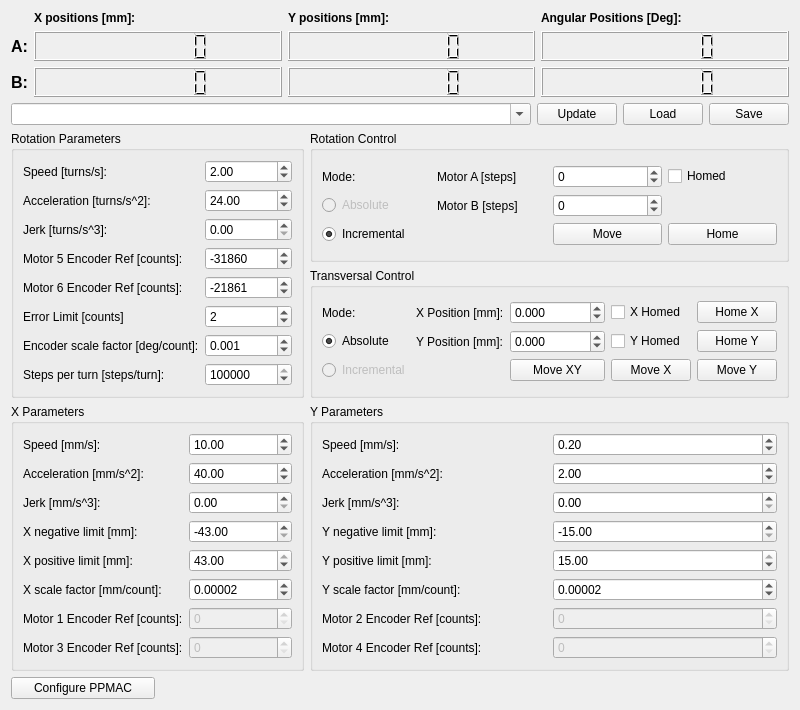
<?xml version="1.0" encoding="UTF-8"?>
<ui version="4.0">
 <class>wg_ppmac</class>
 <widget class="QWidget" name="wg_ppmac">
  <property name="geometry">
   <rect>
    <x>0</x>
    <y>0</y>
    <width>800</width>
    <height>651</height>
   </rect>
  </property>
  <property name="windowTitle">
   <string>Form</string>
  </property>
  <layout class="QGridLayout" name="gridLayout_8">
   <item row="1" column="0" colspan="3">
    <layout class="QHBoxLayout" name="horizontalLayout_4" stretch="0,0,0,0">
     <item>
      <widget class="QComboBox" name="cmb_cfg_name">
       <property name="sizePolicy">
        <sizepolicy hsizetype="Preferred" vsizetype="Maximum">
         <horstretch>0</horstretch>
         <verstretch>0</verstretch>
        </sizepolicy>
       </property>
       <property name="editable">
        <bool>true</bool>
       </property>
      </widget>
     </item>
     <item>
      <widget class="QPushButton" name="pbt_update_cfg">
       <property name="sizePolicy">
        <sizepolicy hsizetype="Maximum" vsizetype="Fixed">
         <horstretch>0</horstretch>
         <verstretch>0</verstretch>
        </sizepolicy>
       </property>
       <property name="text">
        <string>Update</string>
       </property>
      </widget>
     </item>
     <item>
      <widget class="QPushButton" name="pbt_load_cfg">
       <property name="sizePolicy">
        <sizepolicy hsizetype="Maximum" vsizetype="Maximum">
         <horstretch>0</horstretch>
         <verstretch>0</verstretch>
        </sizepolicy>
       </property>
       <property name="text">
        <string>Load</string>
       </property>
      </widget>
     </item>
     <item>
      <widget class="QPushButton" name="pbt_save_cfg">
       <property name="sizePolicy">
        <sizepolicy hsizetype="Maximum" vsizetype="Fixed">
         <horstretch>0</horstretch>
         <verstretch>0</verstretch>
        </sizepolicy>
       </property>
       <property name="text">
        <string>Save</string>
       </property>
      </widget>
     </item>
    </layout>
   </item>
   <item row="2" column="0" colspan="2">
    <widget class="QGroupBox" name="groupBox_2">
     <property name="title">
      <string>Rotation Parameters</string>
     </property>
     <layout class="QGridLayout" name="gridLayout_4">
      <item row="0" column="0">
       <layout class="QGridLayout" name="gridLayout">
        <item row="5" column="0">
         <widget class="QLabel" name="label_10">
          <property name="text">
           <string>Error Limit [counts]</string>
          </property>
         </widget>
        </item>
        <item row="2" column="1">
         <widget class="QDoubleSpinBox" name="dsb_jerk">
          <property name="maximum">
           <double>9999.000000000000000</double>
          </property>
         </widget>
        </item>
        <item row="5" column="1">
         <widget class="QSpinBox" name="sb_rot_max_err">
          <property name="value">
           <number>2</number>
          </property>
         </widget>
        </item>
        <item row="6" column="0">
         <widget class="QLabel" name="label_32">
          <property name="text">
           <string>Encoder scale factor [deg/count]:</string>
          </property>
         </widget>
        </item>
        <item row="2" column="0">
         <widget class="QLabel" name="label_3">
          <property name="text">
           <string>Jerk [turns/s^3]:</string>
          </property>
         </widget>
        </item>
        <item row="1" column="0">
         <widget class="QLabel" name="label_2">
          <property name="text">
           <string>Acceleration [turns/s^2]:</string>
          </property>
         </widget>
        </item>
        <item row="0" column="1">
         <widget class="QDoubleSpinBox" name="dsb_speed">
          <property name="maximum">
           <double>2.300000000000000</double>
          </property>
          <property name="singleStep">
           <double>0.100000000000000</double>
          </property>
          <property name="value">
           <double>2.000000000000000</double>
          </property>
         </widget>
        </item>
        <item row="4" column="1">
         <widget class="QSpinBox" name="sb_home_offset6">
          <property name="minimum">
           <number>-360000</number>
          </property>
          <property name="maximum">
           <number>360000</number>
          </property>
          <property name="value">
           <number>-21861</number>
          </property>
         </widget>
        </item>
        <item row="6" column="1">
         <widget class="QDoubleSpinBox" name="dsb_rot_sf">
          <property name="decimals">
           <number>3</number>
          </property>
          <property name="value">
           <double>0.001000000000000</double>
          </property>
         </widget>
        </item>
        <item row="0" column="0">
         <widget class="QLabel" name="label">
          <property name="text">
           <string>Speed [turns/s]:</string>
          </property>
         </widget>
        </item>
        <item row="3" column="0">
         <widget class="QLabel" name="label_5">
          <property name="text">
           <string>Motor 5 Encoder Ref [counts]:</string>
          </property>
         </widget>
        </item>
        <item row="4" column="0">
         <widget class="QLabel" name="label_7">
          <property name="text">
           <string>Motor 6 Encoder Ref [counts]:</string>
          </property>
         </widget>
        </item>
        <item row="3" column="1">
         <widget class="QSpinBox" name="sb_home_offset5">
          <property name="minimum">
           <number>-360000</number>
          </property>
          <property name="maximum">
           <number>360000</number>
          </property>
          <property name="value">
           <number>-31860</number>
          </property>
         </widget>
        </item>
        <item row="1" column="1">
         <widget class="QDoubleSpinBox" name="dsb_accel">
          <property name="value">
           <double>24.000000000000000</double>
          </property>
         </widget>
        </item>
        <item row="7" column="0">
         <widget class="QLabel" name="label_33">
          <property name="text">
           <string>Steps per turn [steps/turn]:</string>
          </property>
         </widget>
        </item>
        <item row="7" column="1">
         <widget class="QSpinBox" name="sb_steps_per_turn">
          <property name="maximum">
           <number>512000</number>
          </property>
          <property name="value">
           <number>102400</number>
          </property>
         </widget>
        </item>
       </layout>
      </item>
     </layout>
    </widget>
   </item>
   <item row="2" column="2">
    <layout class="QVBoxLayout" name="verticalLayout">
     <item>
      <widget class="QGroupBox" name="groupBox">
       <property name="title">
        <string>Rotation Control</string>
       </property>
       <layout class="QGridLayout" name="gridLayout_7">
        <item row="0" column="0">
         <layout class="QGridLayout" name="gridLayout_6">
          <item row="0" column="1">
           <widget class="QLabel" name="label_11">
            <property name="text">
             <string>Motor A [steps]</string>
            </property>
           </widget>
          </item>
          <item row="2" column="0">
           <widget class="QRadioButton" name="rdb_inc">
            <property name="text">
             <string>Incremental</string>
            </property>
            <property name="checked">
             <bool>true</bool>
            </property>
           </widget>
          </item>
          <item row="1" column="2">
           <widget class="QSpinBox" name="sb_steps6">
            <property name="minimum">
             <number>-200000</number>
            </property>
            <property name="maximum">
             <number>200000</number>
            </property>
           </widget>
          </item>
          <item row="1" column="0">
           <widget class="QRadioButton" name="rdb_abs">
            <property name="enabled">
             <bool>false</bool>
            </property>
            <property name="text">
             <string>Absolute</string>
            </property>
           </widget>
          </item>
          <item row="1" column="1">
           <widget class="QLabel" name="label_12">
            <property name="text">
             <string>Motor B [steps]</string>
            </property>
           </widget>
          </item>
          <item row="0" column="3">
           <widget class="QCheckBox" name="chb_homed">
            <property name="text">
             <string>Homed</string>
            </property>
            <property name="checkable">
             <bool>true</bool>
            </property>
            <property name="tristate">
             <bool>false</bool>
            </property>
           </widget>
          </item>
          <item row="2" column="3">
           <widget class="QPushButton" name="pbt_home">
            <property name="text">
             <string>Home</string>
            </property>
           </widget>
          </item>
          <item row="2" column="2">
           <widget class="QPushButton" name="pbt_move">
            <property name="text">
             <string>Move</string>
            </property>
           </widget>
          </item>
          <item row="0" column="2">
           <widget class="QSpinBox" name="sb_steps5">
            <property name="minimum">
             <number>-200000</number>
            </property>
            <property name="maximum">
             <number>200000</number>
            </property>
           </widget>
          </item>
          <item row="0" column="0">
           <widget class="QLabel" name="label_9">
            <property name="text">
             <string>Mode:</string>
            </property>
           </widget>
          </item>
         </layout>
        </item>
       </layout>
      </widget>
     </item>
     <item>
      <widget class="QGroupBox" name="groupBox_3">
       <property name="title">
        <string>Transversal Control</string>
       </property>
       <layout class="QGridLayout" name="gridLayout_5">
        <item row="0" column="0">
         <layout class="QGridLayout" name="gridLayout_3">
          <item row="1" column="3">
           <widget class="QCheckBox" name="chb_homed_y">
            <property name="text">
             <string>Y Homed</string>
            </property>
            <property name="checkable">
             <bool>true</bool>
            </property>
            <property name="tristate">
             <bool>false</bool>
            </property>
           </widget>
          </item>
          <item row="1" column="2">
           <widget class="QDoubleSpinBox" name="dsb_pos_y">
            <property name="decimals">
             <number>3</number>
            </property>
            <property name="minimum">
             <double>-999999.000000000000000</double>
            </property>
            <property name="maximum">
             <double>999999.000000000000000</double>
            </property>
           </widget>
          </item>
          <item row="0" column="1">
           <widget class="QLabel" name="label_4">
            <property name="text">
             <string>X Position [mm]:</string>
            </property>
           </widget>
          </item>
          <item row="2" column="2">
           <widget class="QPushButton" name="pbt_move_xy">
            <property name="text">
             <string>Move XY</string>
            </property>
           </widget>
          </item>
          <item row="0" column="3">
           <widget class="QCheckBox" name="chb_homed_x">
            <property name="text">
             <string>X Homed</string>
            </property>
            <property name="checkable">
             <bool>true</bool>
            </property>
            <property name="tristate">
             <bool>false</bool>
            </property>
           </widget>
          </item>
          <item row="1" column="1">
           <widget class="QLabel" name="label_6">
            <property name="text">
             <string>Y Position [mm]:</string>
            </property>
           </widget>
          </item>
          <item row="0" column="2">
           <widget class="QDoubleSpinBox" name="dsb_pos_x">
            <property name="decimals">
             <number>3</number>
            </property>
            <property name="minimum">
             <double>-999999.000000000000000</double>
            </property>
            <property name="maximum">
             <double>999999.000000000000000</double>
            </property>
           </widget>
          </item>
          <item row="0" column="0">
           <widget class="QLabel" name="label_8">
            <property name="text">
             <string>Mode:</string>
            </property>
           </widget>
          </item>
          <item row="1" column="0">
           <widget class="QRadioButton" name="rdb_abs_xy">
            <property name="text">
             <string>Absolute</string>
            </property>
            <property name="checked">
             <bool>true</bool>
            </property>
           </widget>
          </item>
          <item row="2" column="0">
           <widget class="QRadioButton" name="rdb_inc_xy">
            <property name="enabled">
             <bool>false</bool>
            </property>
            <property name="text">
             <string>Incremental</string>
            </property>
           </widget>
          </item>
          <item row="0" column="4">
           <widget class="QPushButton" name="pbt_home_x">
            <property name="text">
             <string>Home X</string>
            </property>
           </widget>
          </item>
          <item row="1" column="4">
           <widget class="QPushButton" name="pbt_home_y">
            <property name="text">
             <string>Home Y</string>
            </property>
           </widget>
          </item>
          <item row="2" column="3">
           <widget class="QPushButton" name="pbt_move_x">
            <property name="text">
             <string>Move X</string>
            </property>
           </widget>
          </item>
          <item row="2" column="4">
           <widget class="QPushButton" name="pbt_move_y">
            <property name="text">
             <string>Move Y</string>
            </property>
           </widget>
          </item>
         </layout>
        </item>
       </layout>
      </widget>
     </item>
    </layout>
   </item>
   <item row="3" column="0" colspan="2">
    <widget class="QGroupBox" name="groupBox_4">
     <property name="title">
      <string>X Parameters</string>
     </property>
     <layout class="QGridLayout" name="gridLayout_10">
      <item row="0" column="0">
       <layout class="QGridLayout" name="gridLayout_9">
        <item row="4" column="1">
         <widget class="QDoubleSpinBox" name="dsb_max_x">
          <property name="minimum">
           <double>-43.000000000000000</double>
          </property>
          <property name="maximum">
           <double>43.000000000000000</double>
          </property>
          <property name="value">
           <double>43.000000000000000</double>
          </property>
         </widget>
        </item>
        <item row="7" column="1">
         <widget class="QSpinBox" name="sb_home_offset3">
          <property name="enabled">
           <bool>false</bool>
          </property>
          <property name="maximum">
           <number>360000</number>
          </property>
         </widget>
        </item>
        <item row="1" column="0">
         <widget class="QLabel" name="label_18">
          <property name="text">
           <string>Acceleration [mm/s^2]:</string>
          </property>
         </widget>
        </item>
        <item row="1" column="1">
         <widget class="QDoubleSpinBox" name="dsb_accel_x">
          <property name="value">
           <double>40.000000000000000</double>
          </property>
         </widget>
        </item>
        <item row="0" column="0">
         <widget class="QLabel" name="label_20">
          <property name="text">
           <string>Speed [mm/s]:</string>
          </property>
         </widget>
        </item>
        <item row="4" column="0">
         <widget class="QLabel" name="label_26">
          <property name="text">
           <string>X positive limit [mm]:</string>
          </property>
         </widget>
        </item>
        <item row="3" column="1">
         <widget class="QDoubleSpinBox" name="dsb_min_x">
          <property name="minimum">
           <double>-43.000000000000000</double>
          </property>
          <property name="maximum">
           <double>43.000000000000000</double>
          </property>
          <property name="value">
           <double>-43.000000000000000</double>
          </property>
         </widget>
        </item>
        <item row="6" column="1">
         <widget class="QSpinBox" name="sb_home_offset1">
          <property name="enabled">
           <bool>false</bool>
          </property>
          <property name="maximum">
           <number>360000</number>
          </property>
         </widget>
        </item>
        <item row="2" column="1">
         <widget class="QDoubleSpinBox" name="dsb_jerk_x"/>
        </item>
        <item row="3" column="0">
         <widget class="QLabel" name="label_27">
          <property name="text">
           <string>X negative limit [mm]:</string>
          </property>
         </widget>
        </item>
        <item row="6" column="0">
         <widget class="QLabel" name="label_19">
          <property name="text">
           <string>Motor 1 Encoder Ref [counts]:</string>
          </property>
         </widget>
        </item>
        <item row="2" column="0">
         <widget class="QLabel" name="label_16">
          <property name="text">
           <string>Jerk [mm/s^3]:</string>
          </property>
         </widget>
        </item>
        <item row="0" column="1">
         <widget class="QDoubleSpinBox" name="dsb_speed_x">
          <property name="maximum">
           <double>100.000000000000000</double>
          </property>
          <property name="singleStep">
           <double>0.100000000000000</double>
          </property>
          <property name="value">
           <double>10.000000000000000</double>
          </property>
         </widget>
        </item>
        <item row="7" column="0">
         <widget class="QLabel" name="label_17">
          <property name="text">
           <string>Motor 3 Encoder Ref [counts]:</string>
          </property>
         </widget>
        </item>
        <item row="5" column="1">
         <widget class="QDoubleSpinBox" name="dsb_x_sf">
          <property name="decimals">
           <number>5</number>
          </property>
          <property name="value">
           <double>0.000020000000000</double>
          </property>
         </widget>
        </item>
        <item row="5" column="0">
         <widget class="QLabel" name="label_30">
          <property name="text">
           <string>X scale factor [mm/count]:</string>
          </property>
         </widget>
        </item>
       </layout>
      </item>
     </layout>
    </widget>
   </item>
   <item row="3" column="2">
    <widget class="QGroupBox" name="groupBox_5">
     <property name="title">
      <string>Y Parameters</string>
     </property>
     <layout class="QGridLayout" name="gridLayout_12">
      <item row="0" column="0">
       <layout class="QGridLayout" name="gridLayout_11">
        <item row="4" column="0">
         <widget class="QLabel" name="label_29">
          <property name="text">
           <string>Y positive limit [mm]:</string>
          </property>
         </widget>
        </item>
        <item row="3" column="1">
         <widget class="QDoubleSpinBox" name="dsb_min_y">
          <property name="minimum">
           <double>-15.000000000000000</double>
          </property>
          <property name="maximum">
           <double>15.000000000000000</double>
          </property>
          <property name="value">
           <double>-15.000000000000000</double>
          </property>
         </widget>
        </item>
        <item row="0" column="1">
         <widget class="QDoubleSpinBox" name="dsb_speed_y">
          <property name="maximum">
           <double>100.000000000000000</double>
          </property>
          <property name="singleStep">
           <double>0.100000000000000</double>
          </property>
          <property name="value">
           <double>0.200000000000000</double>
          </property>
         </widget>
        </item>
        <item row="6" column="1">
         <widget class="QSpinBox" name="sb_home_offset2">
          <property name="enabled">
           <bool>false</bool>
          </property>
          <property name="maximum">
           <number>360000</number>
          </property>
         </widget>
        </item>
        <item row="7" column="1">
         <widget class="QSpinBox" name="sb_home_offset4">
          <property name="enabled">
           <bool>false</bool>
          </property>
          <property name="maximum">
           <number>360000</number>
          </property>
         </widget>
        </item>
        <item row="0" column="0">
         <widget class="QLabel" name="label_21">
          <property name="text">
           <string>Speed [mm/s]:</string>
          </property>
         </widget>
        </item>
        <item row="7" column="0">
         <widget class="QLabel" name="label_25">
          <property name="text">
           <string>Motor 4 Encoder Ref [counts]:</string>
          </property>
         </widget>
        </item>
        <item row="1" column="0">
         <widget class="QLabel" name="label_22">
          <property name="text">
           <string>Acceleration [mm/s^2]:</string>
          </property>
         </widget>
        </item>
        <item row="2" column="1">
         <widget class="QDoubleSpinBox" name="dsb_jerk_y"/>
        </item>
        <item row="4" column="1">
         <widget class="QDoubleSpinBox" name="dsb_max_y">
          <property name="minimum">
           <double>-15.000000000000000</double>
          </property>
          <property name="maximum">
           <double>15.000000000000000</double>
          </property>
          <property name="value">
           <double>15.000000000000000</double>
          </property>
         </widget>
        </item>
        <item row="1" column="1">
         <widget class="QDoubleSpinBox" name="dsb_accel_y">
          <property name="value">
           <double>2.000000000000000</double>
          </property>
         </widget>
        </item>
        <item row="6" column="0">
         <widget class="QLabel" name="label_24">
          <property name="text">
           <string>Motor 2 Encoder Ref [counts]:</string>
          </property>
         </widget>
        </item>
        <item row="3" column="0">
         <widget class="QLabel" name="label_28">
          <property name="text">
           <string>Y negative limit [mm]:</string>
          </property>
         </widget>
        </item>
        <item row="2" column="0">
         <widget class="QLabel" name="label_23">
          <property name="text">
           <string>Jerk [mm/s^3]:</string>
          </property>
         </widget>
        </item>
        <item row="5" column="0">
         <widget class="QLabel" name="label_31">
          <property name="text">
           <string>Y scale factor [mm/count]:</string>
          </property>
         </widget>
        </item>
        <item row="5" column="1">
         <widget class="QDoubleSpinBox" name="dsb_y_sf">
          <property name="decimals">
           <number>5</number>
          </property>
          <property name="value">
           <double>0.000020000000000</double>
          </property>
         </widget>
        </item>
       </layout>
      </item>
     </layout>
    </widget>
   </item>
   <item row="4" column="0">
    <widget class="QPushButton" name="pbt_configure">
     <property name="text">
      <string>Configure PPMAC</string>
     </property>
    </widget>
   </item>
   <item row="0" column="0" colspan="3">
    <layout class="QGridLayout" name="gridLayout_2">
     <item row="1" column="3">
      <widget class="QLCDNumber" name="lcd_pos5">
       <property name="sizePolicy">
        <sizepolicy hsizetype="Minimum" vsizetype="Maximum">
         <horstretch>0</horstretch>
         <verstretch>0</verstretch>
        </sizepolicy>
       </property>
       <property name="minimumSize">
        <size>
         <width>0</width>
         <height>30</height>
        </size>
       </property>
       <property name="digitCount">
        <number>7</number>
       </property>
      </widget>
     </item>
     <item row="0" column="3">
      <widget class="QLabel" name="label_15">
       <property name="sizePolicy">
        <sizepolicy hsizetype="Preferred" vsizetype="Maximum">
         <horstretch>0</horstretch>
         <verstretch>0</verstretch>
        </sizepolicy>
       </property>
       <property name="font">
        <font>
         <weight>75</weight>
         <bold>true</bold>
        </font>
       </property>
       <property name="text">
        <string>Angular Positions [Deg]:</string>
       </property>
      </widget>
     </item>
     <item row="2" column="1">
      <widget class="QLCDNumber" name="lcd_pos3">
       <property name="digitCount">
        <number>7</number>
       </property>
      </widget>
     </item>
     <item row="2" column="2">
      <widget class="QLCDNumber" name="lcd_pos4">
       <property name="digitCount">
        <number>7</number>
       </property>
      </widget>
     </item>
     <item row="0" column="2">
      <widget class="QLabel" name="label_14">
       <property name="sizePolicy">
        <sizepolicy hsizetype="Preferred" vsizetype="Maximum">
         <horstretch>0</horstretch>
         <verstretch>0</verstretch>
        </sizepolicy>
       </property>
       <property name="font">
        <font>
         <weight>75</weight>
         <bold>true</bold>
        </font>
       </property>
       <property name="text">
        <string>Y positions [mm]:</string>
       </property>
      </widget>
     </item>
     <item row="1" column="2">
      <widget class="QLCDNumber" name="lcd_pos2">
       <property name="digitCount">
        <number>7</number>
       </property>
      </widget>
     </item>
     <item row="0" column="1">
      <widget class="QLabel" name="label_13">
       <property name="sizePolicy">
        <sizepolicy hsizetype="Preferred" vsizetype="Maximum">
         <horstretch>0</horstretch>
         <verstretch>0</verstretch>
        </sizepolicy>
       </property>
       <property name="font">
        <font>
         <weight>75</weight>
         <bold>true</bold>
        </font>
       </property>
       <property name="text">
        <string>X positions [mm]:</string>
       </property>
      </widget>
     </item>
     <item row="2" column="3">
      <widget class="QLCDNumber" name="lcd_pos6">
       <property name="sizePolicy">
        <sizepolicy hsizetype="Minimum" vsizetype="Maximum">
         <horstretch>0</horstretch>
         <verstretch>0</verstretch>
        </sizepolicy>
       </property>
       <property name="minimumSize">
        <size>
         <width>0</width>
         <height>30</height>
        </size>
       </property>
       <property name="digitCount">
        <number>7</number>
       </property>
      </widget>
     </item>
     <item row="1" column="1">
      <widget class="QLCDNumber" name="lcd_pos1">
       <property name="digitCount">
        <number>7</number>
       </property>
      </widget>
     </item>
     <item row="1" column="0">
      <widget class="QLabel" name="label_34">
       <property name="sizePolicy">
        <sizepolicy hsizetype="Maximum" vsizetype="Preferred">
         <horstretch>0</horstretch>
         <verstretch>0</verstretch>
        </sizepolicy>
       </property>
       <property name="font">
        <font>
         <pointsize>12</pointsize>
         <weight>75</weight>
         <bold>true</bold>
        </font>
       </property>
       <property name="text">
        <string>A:</string>
       </property>
      </widget>
     </item>
     <item row="2" column="0">
      <widget class="QLabel" name="label_35">
       <property name="sizePolicy">
        <sizepolicy hsizetype="Maximum" vsizetype="Preferred">
         <horstretch>0</horstretch>
         <verstretch>0</verstretch>
        </sizepolicy>
       </property>
       <property name="font">
        <font>
         <pointsize>12</pointsize>
         <weight>75</weight>
         <bold>true</bold>
        </font>
       </property>
       <property name="text">
        <string>B:</string>
       </property>
      </widget>
     </item>
    </layout>
   </item>
  </layout>
 </widget>
 <resources/>
 <connections/>
</ui>
